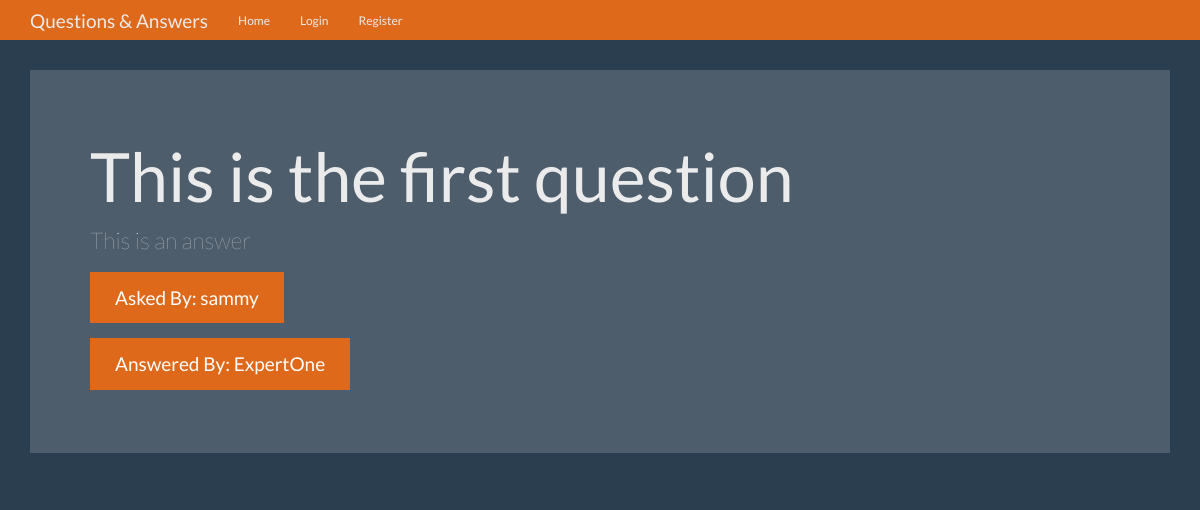
Screenshot of /question/1 with the database file from the repository.
### models.py (models this page shows, shortened)
class Question(db.Model):
    id = db.Column(db.Integer, primary_key=True)
    question = db.Column(db.Text)
    answer = db.Column(db.Text)
    asked_by_id = db.Column(db.Integer, db.ForeignKey('user.id'))
    expert_id = db.Column(db.Integer, db.ForeignKey('user.id'))

class User(UserMixin, db.Model):
    id = db.Column(db.Integer, primary_key=True)
    name = db.Column(db.String(50))
    password = db.Column(db.String(100))
    expert = db.Column(db.Boolean)
    admin = db.Column(db.Boolean)
    questions_asked = db.relationship(
        'Question',
        foreign_keys='Question.asked_by_id',
        backref='asker',
        lazy=True
    )
    answers_requested = db.relationship(
        'Question',
        foreign_keys='Question.expert_id',
        backref='expert',
        lazy=True
    )
    @property
    def unhashed_password(self):
        raise AttributeError('Cannot view unhashed password!')

### routes/main.py (the view)
@main.route('/question/<int:question_id>')
def question(question_id):
    question = Question.query.get_or_404(question_id)
    context = {
        'question' : question
    }
    return render_template('question.html', **context)

### templates/question.html (shortened to what this page needs)
{% extends 'base.html' %}
{% block content %}
<div class="jumbotron">
        <h1>{{ question.question }}</h1>
        <p>{{ question.answer }}</p>
        <p><a class="btn btn-primary btn-lg">Asked By: {{ question.asker.name }}</a></p>
        <p><a class="btn btn-primary btn-lg">Answered By: {{ question.expert.name }}</a></p>
      </div>
{% endblock %}

### static/theme.css (style rules this page uses)
body { padding-top: 70px; padding-bottom: 30px; }

### rows the page displays
Question: question "This is the first question", answer "This is an answer"
User: asker.name "sammy"
User: expert.name "ExpertOne"
